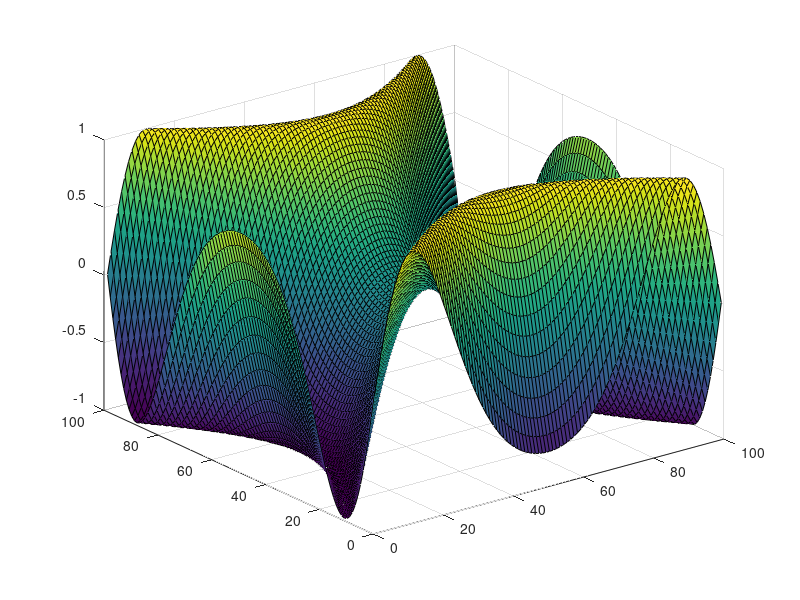

Source code (MATLAB): (Note: this script raises an error after producing the figure.)
% prueba de mascara recorte max
clc, clear, close all

x = linspace(-2,2,100);
y = x';
z = -sin(x.^2 - y.^2);

figure 
surf(z)

figure
z=mascara_recorte_max(z,1);
z=mascara_recorte_T1(z,y,1)
surf(z)